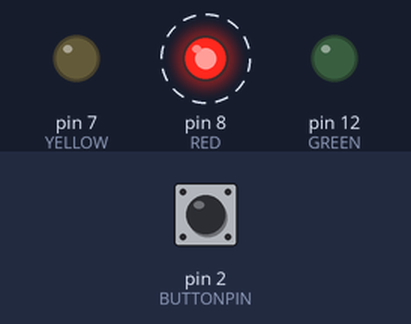
A sketch run on a simulated Arduino Uno, built with avr-gcc and run on an emulated ATmega328P. On the bench: output pins drawn as LEDs (lit = HIGH). Dashed ring = blinking. The test bench sets the inputs (shaded band); at power-on: pin 2 (BUTTONPIN) LOW.

Above: at 1.2 s.
1.3 s: pin 2 (BUTTONPIN) pulled HIGH for 0.15 s
At 3.8 s:
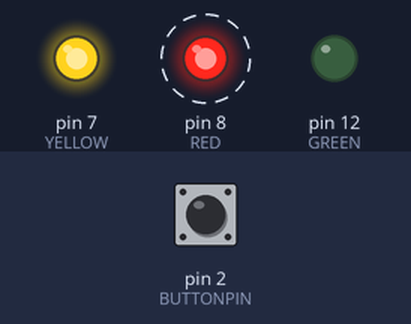
4.4 s: pin 2 (BUTTONPIN) pulled HIGH for 1 s
At 5.8 s:
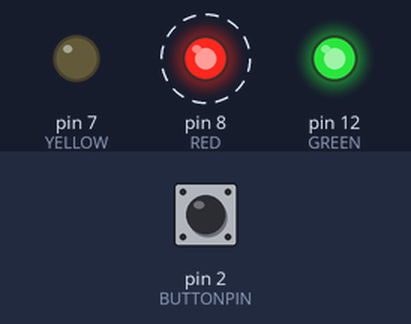
8.4 s: pin 2 (BUTTONPIN) pulled HIGH for 3.2 s
At 10.8 s:
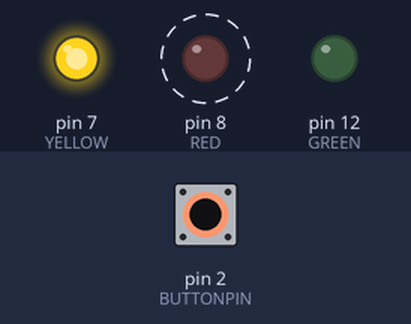
Timing chart, 0 to 20.6 s (numbered marks = the images above; inputs shaded):
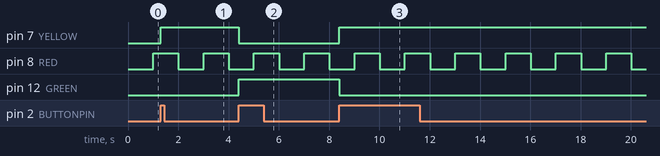

Measured:
- after the input at 1.3 s, pin 7 (YELLOW): LOW → HIGH at once
- after the input at 4.4 s, pin 7 (YELLOW): HIGH → LOW at once; pin 12 (GREEN): LOW → HIGH at once
- after the input at 8.4 s, pin 7 (YELLOW): LOW → HIGH at once; pin 12 (GREEN): HIGH → LOW at once
- by itself, pin 8 (RED): alternates HIGH for 1.0 s and LOW for 1.0 s

The sketch:

DebounceDelay.ino
```cpp
#define BUTTONPIN 2
#define RED 8
#define YELLOW 7
#define GREEN 12

int redState = LOW;
int buttonState;
int toggleLedState = 1;

unsigned long timeStart;
unsigned long interval = 40;

unsigned long timeRedStart;
unsigned long redInterval = 1000;

void setProgram() {
  timeStart = millis();
  timeRedStart = millis();
  Serial.begin(115200);
  pinMode(RED, OUTPUT);
  pinMode(YELLOW, OUTPUT);
  pinMode(GREEN, OUTPUT);
  pinMode(BUTTONPIN, INPUT);
  buttonState = digitalRead(BUTTONPIN);
}

void redLed() {
  if (redState == LOW) {
    redState = HIGH;
  } else {
    redState = LOW;
  }
  digitalWrite(RED, redState);
}

void toggleLed2_3() {
  if (buttonState == HIGH) {
    if (toggleLedState == 1) {
      digitalWrite(YELLOW, HIGH);
      digitalWrite(GREEN, LOW);
      toggleLedState = 2;
    } else {
      digitalWrite(YELLOW, LOW);
      digitalWrite(GREEN, HIGH);
      toggleLedState = 1;
    }
  }
}

void setup() {
  setProgram();
}

void loop() {
  unsigned long timeNow = millis();

  if (timeNow - timeStart > interval) {
    int buttonNewState = digitalRead(BUTTONPIN);
    if (buttonNewState != buttonState) {
      timeStart = timeNow;
      buttonState = buttonNewState;
      toggleLed2_3();
    }
  }

  if (timeNow - timeRedStart > redInterval) {
    redLed();
    timeRedStart = timeNow;
  }
}
```
